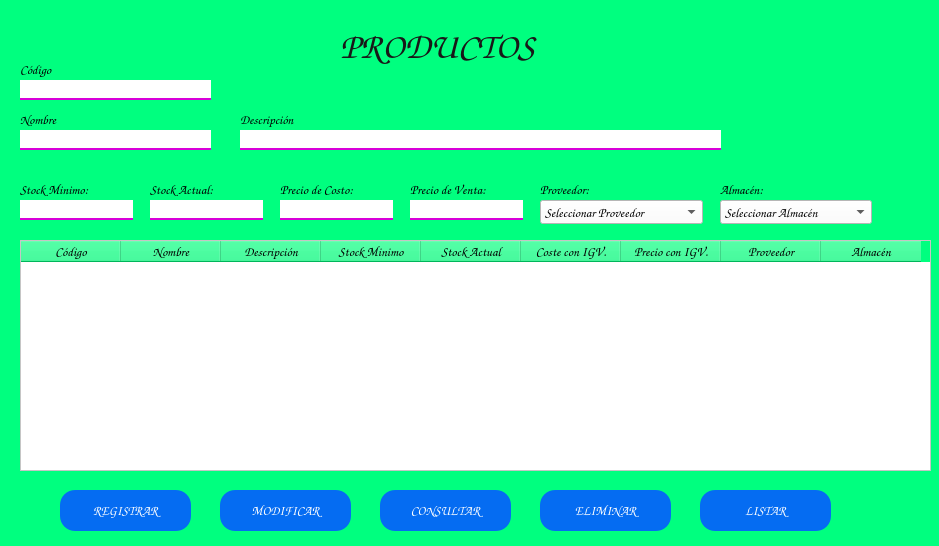
<?xml version="1.0" encoding="UTF-8"?>
<ui version="4.0">
 <class>MainWindow</class>
 <widget class="QMainWindow" name="MainWindow">
  <property name="geometry">
   <rect>
    <x>0</x>
    <y>0</y>
    <width>939</width>
    <height>546</height>
   </rect>
  </property>
  <property name="font">
   <font>
    <family>Comic Sans MS</family>
    <pointsize>8</pointsize>
    <weight>50</weight>
    <italic>false</italic>
    <bold>false</bold>
   </font>
  </property>
  <property name="windowTitle">
   <string>MainWindow</string>
  </property>
  <property name="styleSheet">
   <string notr="true">QWidget{
background-color: rgb(0, 255, 127);
font: &quot;Comic Sans MS&quot;;
}

QLineEdit{
border: 0px;
background-color: rgb(255, 255, 255);
color: rgb(54, 54, 54);
border-bottom: 2px solid rgb(216, 0, 216);
}

QLineEdit:hover{
border: 0px;
background-color: rgb(255, 255, 255);
color: rgb(54, 54, 54);
border-bottom: 2px solid rgb(245, 245, 0);
}

QPushButton{
background-color: rgb(5, 108, 242);
border-radius: 15px;
color: rgb(255, 255, 255);
}


QPushButton:pressed{
background-color: rgb(166, 38, 121);
border-radius: 15px;
color: rgb(0, 0, 0);
}

QComboBox{
background-color: rgb(255, 255, 255);
}

QTableWidget{
background-color: rgb(255, 255, 255);
}</string>
  </property>
  <widget class="QWidget" name="centralwidget">
   <widget class="QLabel" name="label">
    <property name="geometry">
     <rect>
      <x>20</x>
      <y>60</y>
      <width>41</width>
      <height>18</height>
     </rect>
    </property>
    <property name="font">
     <font>
      <family>Comic Sans MS</family>
      <pointsize>10</pointsize>
     </font>
    </property>
    <property name="text">
     <string>Código</string>
    </property>
   </widget>
   <widget class="QLineEdit" name="txtCodigo">
    <property name="geometry">
     <rect>
      <x>20</x>
      <y>80</y>
      <width>191</width>
      <height>20</height>
     </rect>
    </property>
    <property name="font">
     <font>
      <family>Comic Sans MS</family>
      <pointsize>10</pointsize>
     </font>
    </property>
    <property name="styleSheet">
     <string notr="true"/>
    </property>
   </widget>
   <widget class="QLineEdit" name="txtNombre">
    <property name="geometry">
     <rect>
      <x>20</x>
      <y>130</y>
      <width>191</width>
      <height>20</height>
     </rect>
    </property>
    <property name="font">
     <font>
      <family>Comic Sans MS</family>
      <pointsize>10</pointsize>
     </font>
    </property>
    <property name="styleSheet">
     <string notr="true"/>
    </property>
   </widget>
   <widget class="QLabel" name="label_2">
    <property name="geometry">
     <rect>
      <x>20</x>
      <y>110</y>
      <width>47</width>
      <height>18</height>
     </rect>
    </property>
    <property name="font">
     <font>
      <family>Comic Sans MS</family>
      <pointsize>10</pointsize>
     </font>
    </property>
    <property name="text">
     <string>Nombre</string>
    </property>
   </widget>
   <widget class="QLabel" name="label_3">
    <property name="geometry">
     <rect>
      <x>20</x>
      <y>180</y>
      <width>85</width>
      <height>18</height>
     </rect>
    </property>
    <property name="font">
     <font>
      <family>Comic Sans MS</family>
      <pointsize>10</pointsize>
     </font>
    </property>
    <property name="text">
     <string>Stock Minimo:</string>
    </property>
   </widget>
   <widget class="QLineEdit" name="txtStockMinimo">
    <property name="geometry">
     <rect>
      <x>20</x>
      <y>200</y>
      <width>113</width>
      <height>20</height>
     </rect>
    </property>
    <property name="font">
     <font>
      <family>Comic Sans MS</family>
      <pointsize>10</pointsize>
     </font>
    </property>
    <property name="styleSheet">
     <string notr="true"/>
    </property>
   </widget>
   <widget class="QLineEdit" name="txtStockActual">
    <property name="geometry">
     <rect>
      <x>150</x>
      <y>200</y>
      <width>113</width>
      <height>20</height>
     </rect>
    </property>
    <property name="font">
     <font>
      <family>Comic Sans MS</family>
      <pointsize>10</pointsize>
     </font>
    </property>
    <property name="styleSheet">
     <string notr="true"/>
    </property>
   </widget>
   <widget class="QLabel" name="label_4">
    <property name="geometry">
     <rect>
      <x>150</x>
      <y>180</y>
      <width>82</width>
      <height>18</height>
     </rect>
    </property>
    <property name="font">
     <font>
      <family>Comic Sans MS</family>
      <pointsize>10</pointsize>
     </font>
    </property>
    <property name="text">
     <string>Stock Actual:</string>
    </property>
   </widget>
   <widget class="QLabel" name="label_5">
    <property name="geometry">
     <rect>
      <x>280</x>
      <y>180</y>
      <width>98</width>
      <height>18</height>
     </rect>
    </property>
    <property name="font">
     <font>
      <family>Comic Sans MS</family>
      <pointsize>10</pointsize>
     </font>
    </property>
    <property name="text">
     <string>Precio de Costo:</string>
    </property>
   </widget>
   <widget class="QLineEdit" name="txtPrecioCosto">
    <property name="geometry">
     <rect>
      <x>280</x>
      <y>200</y>
      <width>113</width>
      <height>20</height>
     </rect>
    </property>
    <property name="font">
     <font>
      <family>Comic Sans MS</family>
      <pointsize>10</pointsize>
     </font>
    </property>
    <property name="styleSheet">
     <string notr="true"/>
    </property>
   </widget>
   <widget class="QLineEdit" name="txtPrecioVenta">
    <property name="geometry">
     <rect>
      <x>410</x>
      <y>200</y>
      <width>113</width>
      <height>20</height>
     </rect>
    </property>
    <property name="font">
     <font>
      <family>Comic Sans MS</family>
      <pointsize>10</pointsize>
     </font>
    </property>
    <property name="styleSheet">
     <string notr="true"/>
    </property>
   </widget>
   <widget class="QLabel" name="label_6">
    <property name="geometry">
     <rect>
      <x>410</x>
      <y>180</y>
      <width>99</width>
      <height>18</height>
     </rect>
    </property>
    <property name="font">
     <font>
      <family>Comic Sans MS</family>
      <pointsize>10</pointsize>
     </font>
    </property>
    <property name="text">
     <string>Precio de Venta:</string>
    </property>
   </widget>
   <widget class="QLineEdit" name="txtDescripcion">
    <property name="geometry">
     <rect>
      <x>240</x>
      <y>130</y>
      <width>481</width>
      <height>20</height>
     </rect>
    </property>
    <property name="font">
     <font>
      <family>Comic Sans MS</family>
      <pointsize>10</pointsize>
     </font>
    </property>
    <property name="styleSheet">
     <string notr="true"/>
    </property>
   </widget>
   <widget class="QLabel" name="label_7">
    <property name="geometry">
     <rect>
      <x>540</x>
      <y>180</y>
      <width>65</width>
      <height>18</height>
     </rect>
    </property>
    <property name="font">
     <font>
      <family>Comic Sans MS</family>
      <pointsize>10</pointsize>
     </font>
    </property>
    <property name="text">
     <string>Proveedor:</string>
    </property>
   </widget>
   <widget class="QLabel" name="label_8">
    <property name="geometry">
     <rect>
      <x>720</x>
      <y>180</y>
      <width>54</width>
      <height>18</height>
     </rect>
    </property>
    <property name="font">
     <font>
      <family>Comic Sans MS</family>
      <pointsize>10</pointsize>
     </font>
    </property>
    <property name="text">
     <string>Almacén:</string>
    </property>
   </widget>
   <widget class="QComboBox" name="cboProveedor">
    <property name="geometry">
     <rect>
      <x>540</x>
      <y>200</y>
      <width>163</width>
      <height>24</height>
     </rect>
    </property>
    <property name="font">
     <font>
      <family>Comic Sans MS</family>
      <pointsize>10</pointsize>
     </font>
    </property>
    <property name="styleSheet">
     <string notr="true"/>
    </property>
    <item>
     <property name="text">
      <string>Seleccionar Proveedor</string>
     </property>
    </item>
    <item>
     <property name="text">
      <string>Proveedor 1</string>
     </property>
    </item>
    <item>
     <property name="text">
      <string>Proveedor 2</string>
     </property>
    </item>
    <item>
     <property name="text">
      <string>Proveedor 3</string>
     </property>
    </item>
   </widget>
   <widget class="QComboBox" name="cboAlmacen">
    <property name="geometry">
     <rect>
      <x>720</x>
      <y>200</y>
      <width>152</width>
      <height>24</height>
     </rect>
    </property>
    <property name="font">
     <font>
      <family>Comic Sans MS</family>
      <pointsize>10</pointsize>
     </font>
    </property>
    <property name="styleSheet">
     <string notr="true"/>
    </property>
    <item>
     <property name="text">
      <string>Seleccionar Almacén</string>
     </property>
    </item>
    <item>
     <property name="text">
      <string>Almacen 1</string>
     </property>
    </item>
    <item>
     <property name="text">
      <string>Almacen 2</string>
     </property>
    </item>
    <item>
     <property name="text">
      <string>Almacen 3</string>
     </property>
    </item>
   </widget>
   <widget class="QTableWidget" name="tblProductos">
    <property name="geometry">
     <rect>
      <x>20</x>
      <y>240</y>
      <width>911</width>
      <height>231</height>
     </rect>
    </property>
    <property name="font">
     <font>
      <family>Comic Sans MS</family>
      <pointsize>10</pointsize>
     </font>
    </property>
    <property name="styleSheet">
     <string notr="true"/>
    </property>
    <column>
     <property name="text">
      <string>Código</string>
     </property>
     <property name="font">
      <font>
       <family>Comic Sans MS</family>
       <pointsize>10</pointsize>
      </font>
     </property>
    </column>
    <column>
     <property name="text">
      <string>Nombre</string>
     </property>
     <property name="font">
      <font>
       <family>Comic Sans MS</family>
       <pointsize>10</pointsize>
      </font>
     </property>
    </column>
    <column>
     <property name="text">
      <string>Descripción</string>
     </property>
     <property name="font">
      <font>
       <family>Comic Sans MS</family>
       <pointsize>10</pointsize>
      </font>
     </property>
    </column>
    <column>
     <property name="text">
      <string>Stock Minimo</string>
     </property>
     <property name="font">
      <font>
       <family>Comic Sans MS</family>
       <pointsize>10</pointsize>
      </font>
     </property>
    </column>
    <column>
     <property name="text">
      <string>Stock Actual</string>
     </property>
     <property name="font">
      <font>
       <family>Comic Sans MS</family>
       <pointsize>10</pointsize>
      </font>
     </property>
    </column>
    <column>
     <property name="text">
      <string>Coste con IGV.</string>
     </property>
     <property name="font">
      <font>
       <family>Comic Sans MS</family>
       <pointsize>10</pointsize>
      </font>
     </property>
    </column>
    <column>
     <property name="text">
      <string>Precio con IGV.</string>
     </property>
     <property name="font">
      <font>
       <family>Comic Sans MS</family>
       <pointsize>10</pointsize>
      </font>
     </property>
    </column>
    <column>
     <property name="text">
      <string>Proveedor</string>
     </property>
     <property name="font">
      <font>
       <family>Comic Sans MS</family>
       <pointsize>10</pointsize>
      </font>
     </property>
    </column>
    <column>
     <property name="text">
      <string>Almacén</string>
     </property>
     <property name="font">
      <font>
       <family>Comic Sans MS</family>
       <pointsize>10</pointsize>
      </font>
     </property>
    </column>
   </widget>
   <widget class="QPushButton" name="btnRegistrar">
    <property name="geometry">
     <rect>
      <x>60</x>
      <y>490</y>
      <width>131</width>
      <height>41</height>
     </rect>
    </property>
    <property name="font">
     <font>
      <family>Comic Sans MS</family>
      <pointsize>10</pointsize>
     </font>
    </property>
    <property name="styleSheet">
     <string notr="true"/>
    </property>
    <property name="text">
     <string>REGISTRAR</string>
    </property>
    <property name="icon">
     <iconset>
      <normaloff>img/anadir.png</normaloff>img/anadir.png</iconset>
    </property>
    <property name="iconSize">
     <size>
      <width>16</width>
      <height>16</height>
     </size>
    </property>
   </widget>
   <widget class="QPushButton" name="btnModificar">
    <property name="geometry">
     <rect>
      <x>220</x>
      <y>490</y>
      <width>131</width>
      <height>41</height>
     </rect>
    </property>
    <property name="font">
     <font>
      <family>Comic Sans MS</family>
      <pointsize>10</pointsize>
     </font>
    </property>
    <property name="styleSheet">
     <string notr="true"/>
    </property>
    <property name="text">
     <string>MODIFICAR</string>
    </property>
    <property name="icon">
     <iconset>
      <normaloff>img/escritura.png</normaloff>img/escritura.png</iconset>
    </property>
    <property name="iconSize">
     <size>
      <width>20</width>
      <height>20</height>
     </size>
    </property>
   </widget>
   <widget class="QPushButton" name="btnConsultar">
    <property name="geometry">
     <rect>
      <x>380</x>
      <y>490</y>
      <width>131</width>
      <height>41</height>
     </rect>
    </property>
    <property name="font">
     <font>
      <family>Comic Sans MS</family>
      <pointsize>10</pointsize>
     </font>
    </property>
    <property name="styleSheet">
     <string notr="true"/>
    </property>
    <property name="text">
     <string>CONSULTAR</string>
    </property>
    <property name="icon">
     <iconset>
      <normaloff>img/lupa.png</normaloff>img/lupa.png</iconset>
    </property>
    <property name="iconSize">
     <size>
      <width>20</width>
      <height>20</height>
     </size>
    </property>
   </widget>
   <widget class="QPushButton" name="btnEliminar">
    <property name="geometry">
     <rect>
      <x>540</x>
      <y>490</y>
      <width>131</width>
      <height>41</height>
     </rect>
    </property>
    <property name="font">
     <font>
      <family>Comic Sans MS</family>
      <pointsize>10</pointsize>
     </font>
    </property>
    <property name="styleSheet">
     <string notr="true"/>
    </property>
    <property name="text">
     <string>ELIMINAR</string>
    </property>
    <property name="icon">
     <iconset>
      <normaloff>img/tacho-de-basura.png</normaloff>img/tacho-de-basura.png</iconset>
    </property>
    <property name="iconSize">
     <size>
      <width>20</width>
      <height>20</height>
     </size>
    </property>
   </widget>
   <widget class="QPushButton" name="btnListar">
    <property name="geometry">
     <rect>
      <x>700</x>
      <y>490</y>
      <width>131</width>
      <height>41</height>
     </rect>
    </property>
    <property name="font">
     <font>
      <family>Comic Sans MS</family>
      <pointsize>10</pointsize>
     </font>
    </property>
    <property name="styleSheet">
     <string notr="true"/>
    </property>
    <property name="text">
     <string>LISTAR</string>
    </property>
    <property name="icon">
     <iconset>
      <normaloff>img/refresh.png</normaloff>img/refresh.png</iconset>
    </property>
    <property name="iconSize">
     <size>
      <width>20</width>
      <height>20</height>
     </size>
    </property>
   </widget>
   <widget class="QLabel" name="label_9">
    <property name="geometry">
     <rect>
      <x>240</x>
      <y>110</y>
      <width>71</width>
      <height>18</height>
     </rect>
    </property>
    <property name="font">
     <font>
      <family>Comic Sans MS</family>
      <pointsize>10</pointsize>
     </font>
    </property>
    <property name="text">
     <string>Descripción</string>
    </property>
   </widget>
   <widget class="QLabel" name="Logo">
    <property name="geometry">
     <rect>
      <x>760</x>
      <y>10</y>
      <width>141</width>
      <height>131</height>
     </rect>
    </property>
    <property name="font">
     <font>
      <family>Comic Sans MS</family>
     </font>
    </property>
    <property name="text">
     <string/>
    </property>
    <property name="pixmap">
     <pixmap>img/carro-de-la-carretilla.png</pixmap>
    </property>
    <property name="scaledContents">
     <bool>true</bool>
    </property>
   </widget>
   <widget class="QLabel" name="Titulo">
    <property name="geometry">
     <rect>
      <x>340</x>
      <y>20</y>
      <width>229</width>
      <height>52</height>
     </rect>
    </property>
    <property name="font">
     <font>
      <family>Comic Sans MS</family>
      <pointsize>28</pointsize>
     </font>
    </property>
    <property name="styleSheet">
     <string notr="true">color: rgb(24, 24, 24);</string>
    </property>
    <property name="text">
     <string>PRODUCTOS</string>
    </property>
   </widget>
  </widget>
 </widget>
 <resources/>
 <connections/>
</ui>
